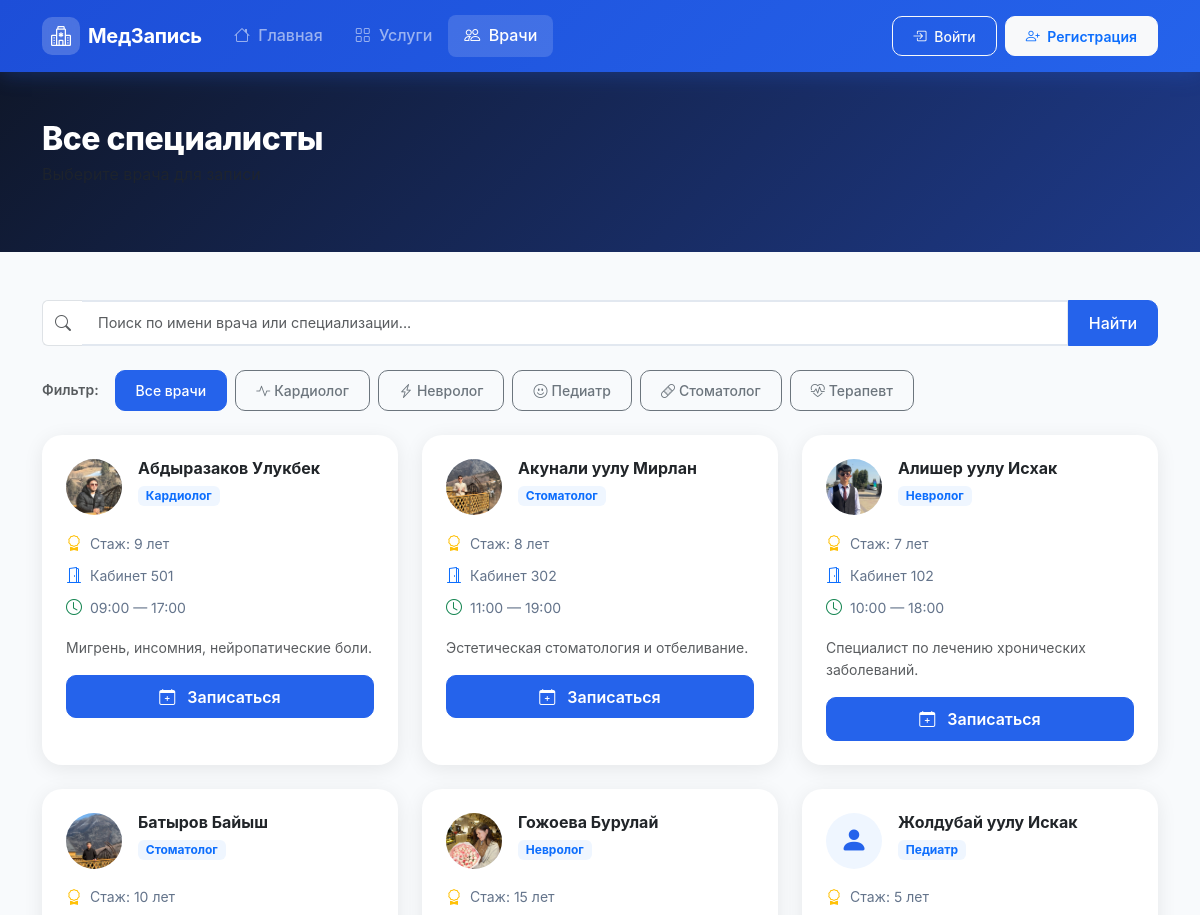
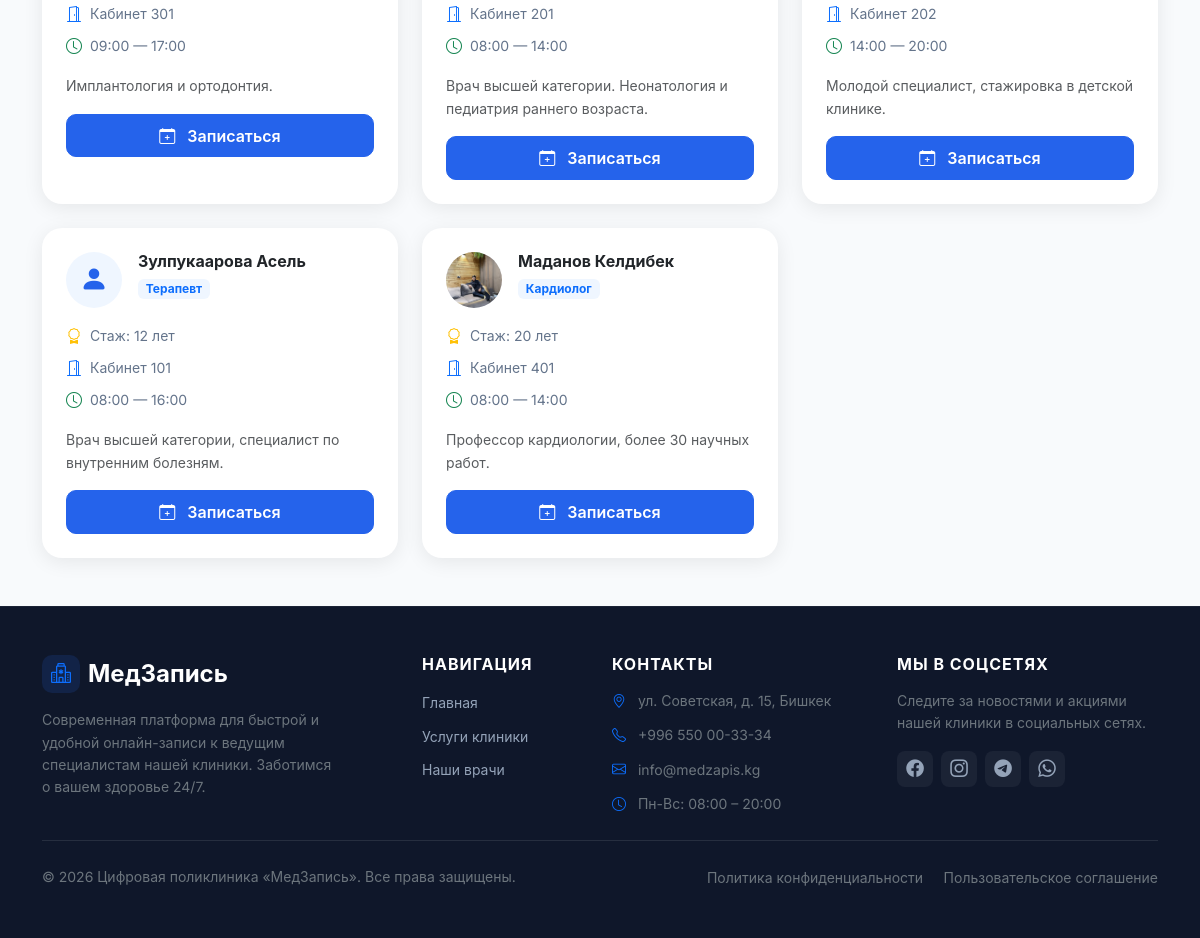
Screenshot of /specialists/ with the database file from the repository (2 pictures, top to bottom).
### queue_app/models.py (models this page shows, shortened)
class Service(models.Model):
    name = models.CharField(max_length=100, verbose_name='Название услуги')
    description = models.TextField(blank=True, verbose_name='Описание')
    icon = models.CharField(
        max_length=50,
        default='bi-heart-pulse',
        verbose_name='Bootstrap иконка',
        help_text='Например: bi-heart-pulse, bi-bandaid, bi-clipboard2-pulse'
    )
    duration_minutes = models.PositiveIntegerField(
        default=30,
        verbose_name='Длительность приёма (мин)'
    )
    is_active = models.BooleanField(default=True, verbose_name='Активна')
    created_at = models.DateTimeField(auto_now_add=True)
    class Meta:
        verbose_name = 'Услуга'
        verbose_name_plural = 'Услуги'
        ordering = ['name']

class Specialist(models.Model):
    first_name = models.CharField(max_length=50, verbose_name='Имя')
    last_name = models.CharField(max_length=50, verbose_name='Фамилия')
    middle_name = models.CharField(max_length=50, blank=True, verbose_name='Отчество')
    service = models.ForeignKey(
        Service,
        on_delete=models.CASCADE,
        related_name='specialists',
        verbose_name='Специализация'
    )
    bio = models.TextField(blank=True, verbose_name='Биография / О враче')
    experience_years = models.PositiveIntegerField(default=0, verbose_name='Стаж (лет)')
    photo = models.ImageField(
        upload_to='specialists/',
        blank=True,
        null=True,
        verbose_name='Фото'
    )
    cabinet = models.CharField(max_length=20, blank=True, verbose_name='Кабинет')
    work_start = models.TimeField(default='09:00', verbose_name='Начало рабочего дня')
    work_end = models.TimeField(default='18:00', verbose_name='Конец рабочего дня')
    is_active = models.BooleanField(default=True, verbose_name='Активен')
    created_at = models.DateTimeField(auto_now_add=True)
    class Meta:
        verbose_name = 'Специалист'
        verbose_name_plural = 'Специалисты'
        ordering = ['last_name', 'first_name']
    def get_full_name(self):
        parts = [self.last_name, self.first_name]
        if self.middle_name:
            parts.append(self.middle_name)
        return ' '.join(parts)

### queue_app/views.py (the view, shortened to what this page needs)
# urls.py: path('specialists/', views.specialists_view, name='specialists'),
def specialists_view(request, service_id=None):
    services = Service.objects.filter(is_active=True)
    search_query = request.GET.get('q', '').strip()
    if service_id:
        service = get_object_or_404(Service, pk=service_id, is_active=True)
        specialists = Specialist.objects.filter(service=service, is_active=True)
    else:
        service = None
        specialists = Specialist.objects.filter(is_active=True).select_related('service')
    return render(request, 'queue_app/specialists.html', {
        'specialists': specialists,
        'services': services,
        'selected_service': service,
        'search_query': search_query,
    })

### templates/queue_app/specialists.html (shortened to what this page needs)
{% extends 'base.html' %}
{% block content %}
<div class="page-header py-5">
    <div class="container">
        <h1 class="page-title">
            {% if selected_service %}
            Врачи: {{ selected_service.name }}
            {% else %}
            Все специалисты
            {% endif %}
        </h1>
        <p class="text-muted">Выберите врача для записи</p>
    </div>
</div>
<div class="container py-5">
    <div class="mb-4">
        <form method="get" action="{% url 'specialists' %}" class="d-flex gap-2">
            <div class="input-group">
                <span class="input-group-text bg-white border-end-0">
                    <i class="bi bi-search text-muted"></i>
                </span>
                <input type="text" name="q" class="form-control border-start-0"
                    placeholder="Поиск по имени врача или специализации..." value="{{ search_query }}">
                <button type="submit" class="btn btn-primary">
                    Найти
                </button>
            </div>
        </form>
    </div>
    <div class="mb-4">
        <div class="d-flex flex-wrap gap-2 align-items-center">
            <span class="text-muted small fw-semibold me-2">Фильтр:</span>
            <a href="{% url 'specialists' %}"
                class="btn btn-sm {% if not selected_service %}btn-primary{% else %}btn-outline-secondary{% endif %}">
                Все врачи
            </a>
            {% for service in services %}
            <a href="{% url 'specialists_by_service' service.id %}"
                class="btn btn-sm {% if selected_service.id == service.id %}btn-primary{% else %}btn-outline-secondary{% endif %}">
                <i class="bi {{ service.icon }} me-1"></i>{{ service.name }}
            </a>
            {% endfor %}
        </div>
    </div>
    <div class="row g-4">
        {% for specialist in specialists %}
        <div class="col-md-6 col-lg-4">
            <div class="specialist-card card border-0 h-100 hover-lift">
                <div class="card-body p-4">
                    <div class="d-flex align-items-start gap-3 mb-3">
                        <div class="specialist-avatar">
                            {% if specialist.photo %}
                            <img src="{{ specialist.photo.url }}" alt="{{ specialist.get_full_name }}"
                                class="avatar-img">
                            {% else %}
                            <i class="bi bi-person-fill"></i>
                            {% endif %}
                        </div>
                        <div class="flex-grow-1">
                            <h2 class="h6 fw-bold mb-1">{{ specialist.get_full_name }}</h2>
                            <span class="badge bg-primary-soft text-primary small">
                                {{ specialist.service.name }}
                            </span>
                        </div>
                    </div>
                    <div class="specialist-details">
                        {% if specialist.experience_years %}
                        <div class="detail-item">
                            <i class="bi bi-award text-warning"></i>
                            <span>Стаж: {{ specialist.experience_years }} лет</span>
                        </div>
                        {% endif %}
                        {% if specialist.cabinet %}
                        <div class="detail-item">
                            <i class="bi bi-door-open text-primary"></i>
                            <span>Кабинет {{ specialist.cabinet }}</span>
                        </div>
                        {% endif %}
                        <div class="detail-item">
                            <i class="bi bi-clock text-success"></i>
                            <span>{{ specialist.work_start|time:"H:i" }} — {{ specialist.work_end|time:"H:i" }}</span>
                        </div>
                    </div>
                    {% if specialist.bio %}
                    <p class="text-muted small mt-3 mb-0">{{ specialist.bio|truncatechars:100 }}</p>
                    {% endif %}
                    <a href="{% url 'specialist_detail' specialist.id %}"
                        class="btn btn-primary w-100 mt-3 fw-semibold">
                        <i class="bi bi-calendar-plus me-2"></i>
                        Записаться
                    </a>
                </div>
            </div>
        </div>
        {% endfor %}
    </div>
</div>
{% endblock %}

### static/css/style.css (style rules this page uses)
:root { --primary: #2563EB; --primary-dark: #1D4ED8; --primary-light: #EFF6FF; --success: #10B981; --warning: #F59E0B; --danger: #EF4444; --dark: #0F172A; --body-bg: #F8FAFC; --card-bg: #FFFFFF; --text-muted: #64748B; --border: #E2E8F0; --radius: 12px; --radius-lg: 20px; --shadow: 0 4px 20px rgba(0,0,0,0.08); --shadow-md: 0 8px 32px rgba(37,99,235,0.12); --font: 'Inter', -apple-system, BlinkMacSystemFont, sans-serif; }
*, *::before, *::after { box-sizing: border-box; }
html { scroll-behavior: smooth; }
body { font-family: var(--font); background-color: var(--body-bg); color: var(--dark); line-height: 1.6; min-height: 100vh; display: flex; flex-direction: column; }
.specialist-card { border-radius: var(--radius-lg) !important; box-shadow: var(--shadow); background: white; transition: transform 0.25s, box-shadow 0.25s; }
.specialist-avatar { width: 56px; height: 56px; background: var(--primary-light); color: var(--primary); border-radius: 50%; display: flex; align-items: center; justify-content: center; font-size: 1.75rem; overflow: hidden; flex-shrink: 0; }
.specialist-avatar .avatar-img { width: 100%; height: 100%; object-fit: cover; }
.specialist-details { display: flex; flex-direction: column; gap: 0.4rem; margin-top: 0.75rem; }
.detail-item { display: flex; align-items: center; gap: 0.5rem; font-size: 0.875rem; color: var(--text-muted); }
.detail-item i { font-size: 1rem; flex-shrink: 0; }
.page-header { background: linear-gradient(135deg, #0F172A 0%, #1E3A8A 100%); color: white; }
.page-title { font-size: 2rem; font-weight: 800; letter-spacing: -0.5px; margin-bottom: 0.25rem; }
.bg-primary-soft { background: var(--primary-light) !important; }
.form-control { border: 2px solid var(--border); border-radius: 10px; padding: 0.65rem 1rem; font-size: 0.9rem; transition: border-color 0.2s, box-shadow 0.2s; }
.btn { border-radius: 10px; font-weight: 500; padding: 0.55rem 1.25rem; transition: all 0.2s; }
.btn-primary { background: var(--primary); border-color: var(--primary); }

### rows the page displays
Service: name "Кардиолог"
Service: name "Невролог"
Service: name "Педиатр"
Service: name "Стоматолог"
Service: name "Терапевт"
Specialist: photo (picture), get_full_name "Абдыразаков Улукбек", service.name "Кардиолог", experience_years "9", cabinet "501", work_start "09:00", work_end "17:00", bio "Мигрень, инсомния, нейропатические боли."
Specialist: photo (picture), get_full_name "Акунали уулу Мирлан", service.name "Стоматолог", experience_years "8", cabinet "302", work_start "11:00", work_end "19:00", bio "Эстетическая стоматология и отбеливание."
Specialist: photo (picture), get_full_name "Алишер уулу Исхак", service.name "Невролог", experience_years "7", cabinet "102", work_start "10:00", work_end "18:00", bio "Специалист по лечению хронических заболеваний."
Specialist: photo (picture), get_full_name "Батыров Байыш", service.name "Стоматолог", experience_years "10", cabinet "301", work_start "09:00", work_end "17:00", bio "Имплантология и ортодонтия."
Specialist: photo (picture), get_full_name "Гожоева Бурулай", service.name "Невролог", experience_years "15", cabinet "201", work_start "08:00", work_end "14:00", bio "Врач высшей категории. Неонатология и педиатрия раннего возраста."
Specialist: get_full_name "Жолдубай уулу Искак", service.name "Педиатр", experience_years "5", cabinet "202", work_start "14:00", work_end "20:00", bio "Молодой специалист, стажировка в детской клинике."
Specialist: get_full_name "Зулпукаарова Асель", service.name "Терапевт", experience_years "12", cabinet "101", work_start "08:00", work_end "16:00", bio "Врач высшей категории, специалист по внутренним болезням."
Specialist: photo (picture), get_full_name "Маданов Келдибек", service.name "Кардиолог", experience_years "20", cabinet "401", work_start "08:00", work_end "14:00", bio "Профессор кардиологии, более 30 научных работ."
